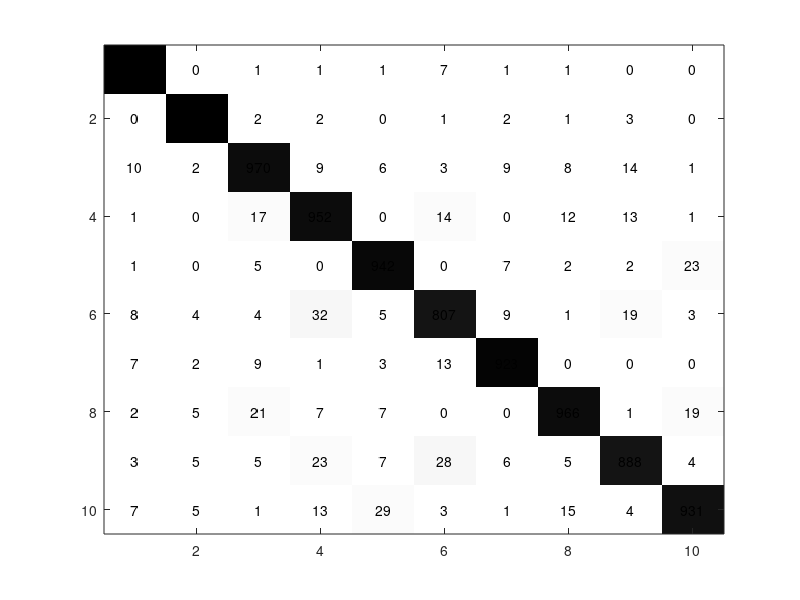

Recreate this plot in MATLAB. (Note: this script raises an error after producing the figure.)
clear all;
close all;

linear = [968 0 1 1 1 7 1 1 0 0; 0 1124 2 2 0 1 2 1 3 0; 10 2  970 9 6 3 9 8 14 1; ...
    1 0 17 952 0 14 0 12 13 1; 1 0 5 0 942 0 7 2 2 23; 8 4 4 32 5 807 9 1 19 3; ...
    7 2 9 1 3 13 923 0 0 0; 2 5 21 7 7 0 0 966 1 19; 3 5 5 23 7 28 6 5 888 4; ...
    7 5 1 13 29 3 1 15 4 931];

norm_linear = linear*diag(1./sum(linear',1));

result_linear = sum(diag(norm_linear))/10

figure()
imagesc(norm_linear);
colormap(flipud(gray));
textStrings = num2str(linear(:),'%0.0f');  %# Create strings from the matrix values
textStrings = strtrim(cellstr(textStrings));  %# Remove any space padding
[x,y] = meshgrid(1:10);
hStrings = text(x(:),y(:),textStrings(:),'HorizontalAlignment','center');
midValue = mean(get(gca,'CLim'));
textColors = repmat(norm_linear(:) > midValue,1,3);  
set(hStrings,{'Color'},num2cell(textColors,2));

set(gca,'XTick',1:10,...                         %# Change the axes tick marks
        'XTickLabel',{'0','1','2','3','4','5','6','7','8','9'},...  %#   and tick labels
        'YTick',1:10,...
        'YTickLabel',{'0','1','2','3','4','5','6','7','8','9'},...
        'TickLength',[0 0]);
ylabel('Prediction')
xlabel('Truth')

pol = [970 0 1 0 0 5 1 1 2 0; 0 1123 2 2 1 0 4 0 3 0; 9 6 999 0 2 0 4 8 4 0; ...
    1 5 3 981 0 6 0 6 5 3; 3 2 3 0 960 0 4 1 1 8; 3 2 2 13 1 859 4 1 5 2; ...
    4 6 2 0 4 6 934 0 2 0; 0 14 8 2 1 0 0 997 0 6; 7 2 1 6 5 6 1 2 942 2; ...
    5 8 0 4 12 3 1 2 5 969];

norm_pol = pol*diag(1./sum(pol',1));

result_pol = sum(diag(norm_pol))/10


rbf = [974 0 1 0 0 2 0 1 2 0; 0 1128 3 1 0 1 0 1 1 0; 4 0 1017 0 1 0 0 7 3 0; ...
    0 0 2 997 1 2 0 4 3 1; 0 0 2 0 968 0 4 0 1 7; 2 0 0 5 1 877 3 1 2 1; ...
    3 2 0 0 2 2 948 0 1 0; 0 3 8 1 1 0 0 1007 1 7; 3 0 1 3 1 1 0 2 959 4; ...
    2 3 1 6 6 2 1 5 1 982];

norm_rbf = rbf*diag(1./sum(rbf',1));

result_rbf = sum(diag(norm_rbf))/10
